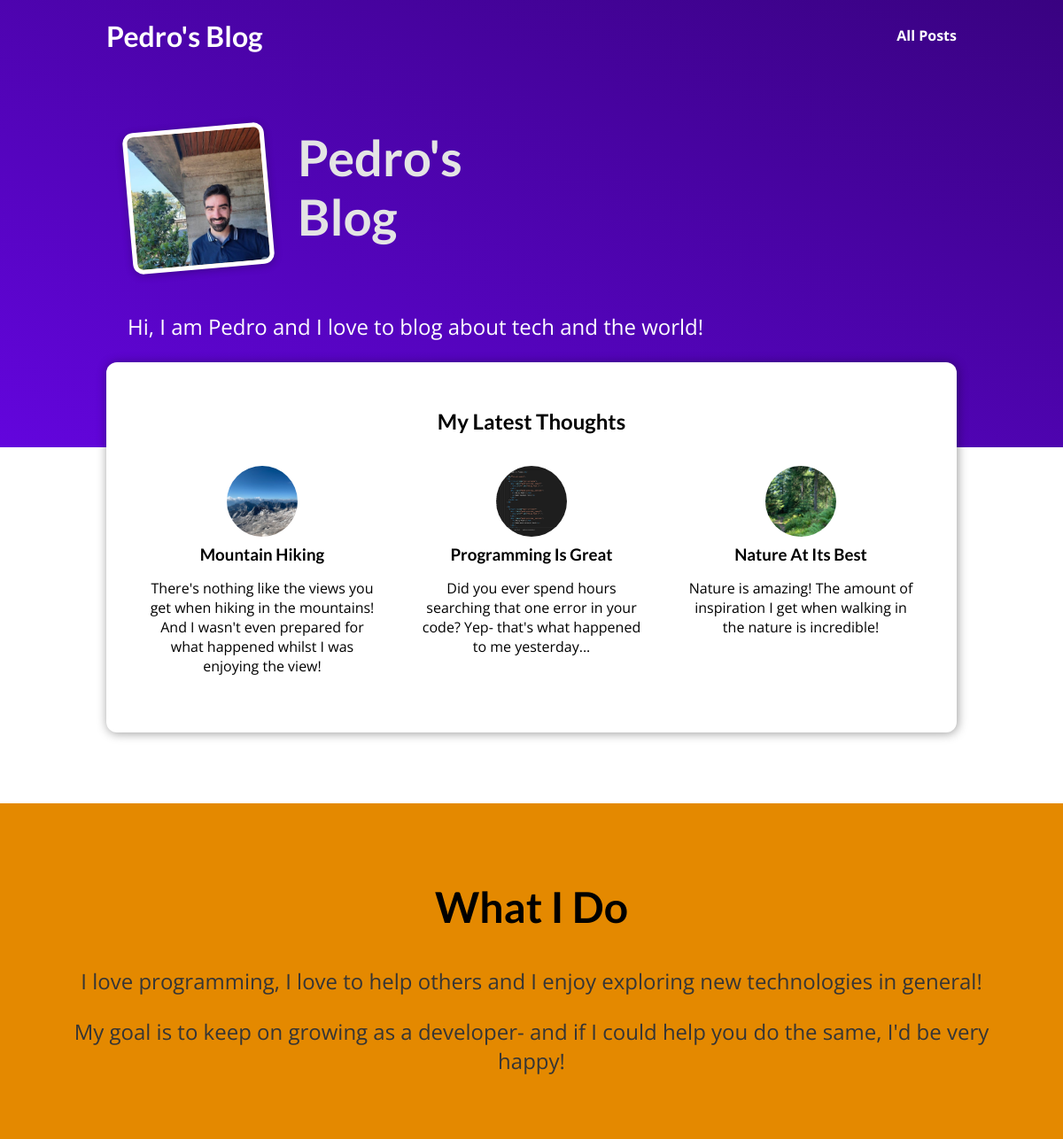
The page / on the database its author committed.
### blog/models.py (models this page shows)
class Post(models.Model):
    title = models.CharField(max_length=150)
    excerpt = models.CharField(max_length=200)
    image_name = models.CharField(max_length=100)
    date = models.DateField(auto_now=True)
    slug = models.SlugField(unique=True, db_index=True)
    content = models.TextField(validators=[MinLengthValidator(10)])
    author = models.ForeignKey(
        Author, on_delete=models.SET_NULL, null=True, related_name='posts')
    tags = models.ManyToManyField(Tag)

### blog/views.py (the view)
# urls.py: path("", views.starting_page, name="starting-page"),
def starting_page(request):
    latest_posts = Post.objects.all().order_by('-date')[:3]
    return render(request, 'blog/index.html', {
        'posts': latest_posts
    })

### blog/templates/blog/index.html (shortened to what this page needs)
{% extends 'base.html' %}
{% load static %}
{% block css_files %}
    <link rel="stylesheet" href="{% static 'blog/post.css' %}"/>
    <link rel="stylesheet" href="{% static 'blog/index.css' %}"/>
{% endblock css_files %}
{% block content %}
    <section id='welcome'>
        <header>
          <img src="{% static 'blog/images/fotoperfil.jpg' %}" alt="Pedro - The Author of this Blog">
            <h2>Pedro's Blog</h2>
        </header>
        <p>Hi, I am Pedro and I love to blog about tech and the world!</p>
    </section>
    <section id='latest-posts'>
        <h2>My Latest Thoughts</h2>
        <ul>
            {% for post in posts %}
                {% include 'blog/includes/post.html' %}
            {% endfor %}
        </ul>
    </section>
    <section id='about'>
        <h2>What I Do</h2>
        <p>I love programming, I love to help others and I enjoy exploring new technologies in general!</p>
        <p>My goal is to keep on growing as a developer- and if I could help you do the same, I'd be very happy!</p>
    </section>
{% endblock content %}

### blog/templates/blog/includes/post.html
{% load static %}
<li>
    <article class="post">
      <a href="{% url "post-detail-page" post.slug %}">
        <img src="{% static 'blog/images/'|add:post.image_name %}" alt="{{ post.title }}"
        />
        <div class="post__content">
          <h3>{{ post.title }}</h3>
          <p>
            {{ post.excerpt }}
          </p>
        </div>
      </a>
    </article>
  </li>

### static/app.css (style rules this page uses)
* { box-sizing: border-box; }
html { font-family: 'Open Sans', 'Lato', sans-serif; }
body { margin: 0; }
h1, h2, h3 { font-family: 'Lato', sans-serif; font-weight: bold; }

### blog/static/blog/post.css (style rules this page uses)
.post { display: flex; flex-direction: column; align-items: center; text-align: center; }
.post a { text-decoration: none; color: black; transition: all 0.2s ease; padding: 1rem; }
.post img { width: 5rem; height: 5rem; object-fit: cover; border-radius: 50%; }
.post h3 { margin: 0.25rem 0; }

### blog/static/blog/index.css (style rules this page uses)
#welcome { background: linear-gradient(to right top, #6305dd, #390281); padding: 6rem 12%; }
#welcome header { display: flex; align-items: flex-start; margin: 3rem auto; }
#welcome img { width: 10rem; height: 10rem; object-fit: cover; object-position: top; border: 5px solid white; border-radius: 12px; background-color: #ffe1bf; transform: rotateZ(-5deg); box-shadow: 0 2px 8px rgba(0, 0, 0, 0.25); }
#welcome h2 { font-size: 3.5rem; margin: 0 0 0 2rem; color: #e4e4e4; width: 10rem; }
#welcome p { color: white; font-size: 1.5rem; }
#latest-posts { background-color: white; padding: 2rem; border-radius: 12px; width: 60rem; margin: -6rem auto 2rem auto; box-shadow: 1px 1px 12px rgba(0, 0, 0, 0.4); }
#latest-posts h2 { text-align: center; }
#latest-posts ul { list-style: none; margin: 0; padding: 0; display: flex; gap: 1rem; }
#latest-posts li { flex: 1; }
#about { text-align: center; padding: 3rem; background-color: #e48900; margin-top: 5rem; }
#about h2 { font-size: 3rem; }
#about p { font-size: 1.5rem; color: #353535; }

### rows shown on the page
Post: image_name (picture), title "Mountain Hiking", excerpt "There's nothing like the views you get when hiking in the mountains! And I wasn't even prepared for what happened whilst I was enjoying the view!"
Post: image_name (picture), title "Programming Is Great", excerpt "Did you ever spend hours searching that one error in your code? Yep- that's what happened to me yesterday..."
Post: image_name (picture), title "Nature At Its Best", excerpt "Nature is amazing! The amount of inspiration I get when walking in the nature is incredible!"
